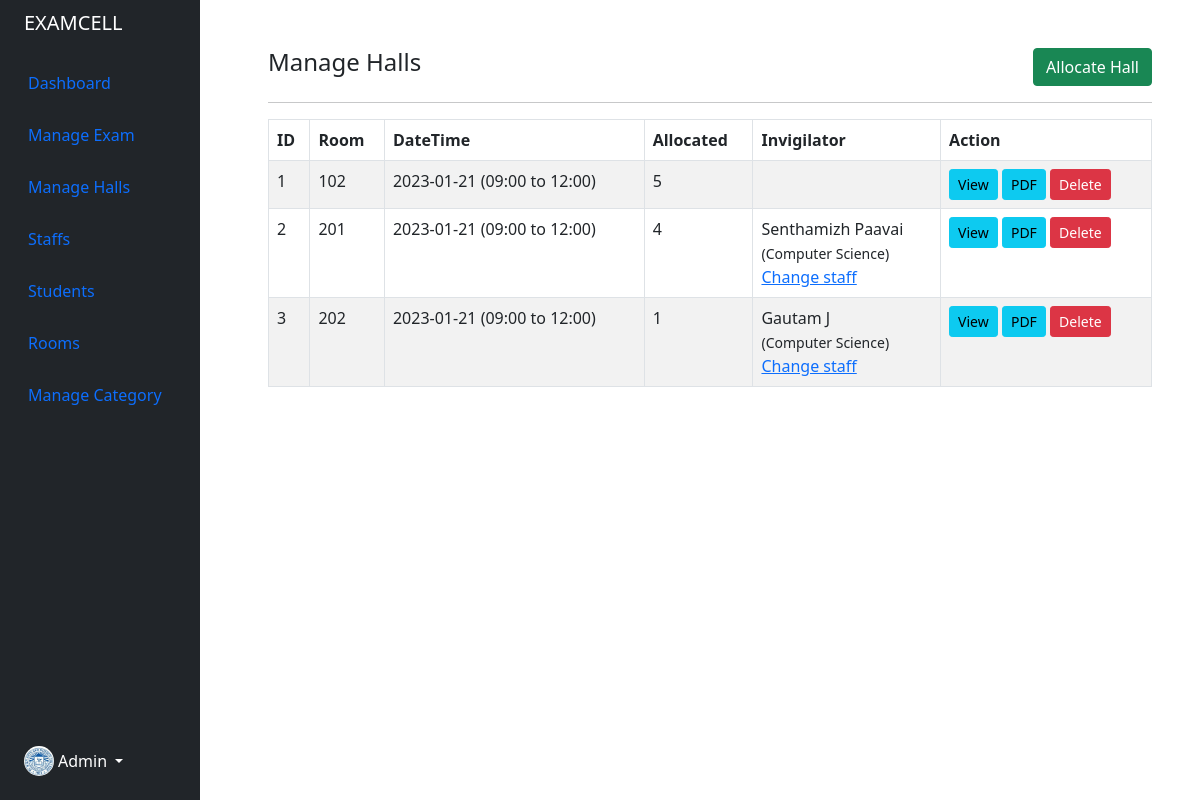
The page /admin/halls.php (signed in) on the database its author committed.
### tables this page shows
CREATE TABLE `tbl_halls`(
  `id` int(11) NOT NULL,
  `date` date NOT NULL,
  `start_time` varchar(64) NOT NULL,
  `end_time` varchar(64) NOT NULL,
  `room` int(11) NOT NULL,
  `exam_details` longtext NOT NULL,
  `allocated` int(11) NOT NULL,
  `remaining` int(11) NOT NULL,
  `staff` int(11) NOT NULL,
  `notify_date` datetime NOT NULL,
  `is_notified` datetime DEFAULT NULL
);

CREATE TABLE `tbl_room` (
  `id` int(11) NOT NULL,
  `dept` int(11) NOT NULL,
  `block` int(11) NOT NULL,
  `room` varchar(100) NOT NULL,
  `capacity` int(11) NOT NULL,
  `row_dim` int(11) NOT NULL,
  `col_dim` int(11) NOT NULL
);

CREATE TABLE `tbl_staff` (
  `id` int(11) NOT NULL,
  `email` varchar(100) NOT NULL,
  `firstname` varchar(50) NOT NULL,
  `lastname` varchar(50) NOT NULL,
  `phonenumber` varchar(30) DEFAULT NULL,
  `password` varchar(250) NOT NULL,
  `profile_image` varchar(191) DEFAULT NULL,
  `staff_department` int(11) NOT NULL DEFAULT 0,
  `admin` int(11) NOT NULL DEFAULT 0,
  `active` int(11) NOT NULL DEFAULT 1,
  `media_path_slug` varchar(191) DEFAULT NULL,
  `created_at` datetime NOT NULL,
  `created_by` int(11) NOT NULL,
  `updated_at` datetime NOT NULL,
  `updated_by` int(11) NOT NULL
);

CREATE TABLE `tbl_department` (
  `id` int(11) NOT NULL,
  `deptname` varchar(100) NOT NULL,
  `deptslug` varchar(100) NOT NULL
);

### admin/halls.php (the view, shortened to what this page needs)
<?php
include '../helpers/basic_helper.php';
if (isset($_SESSION['email']) && isset($_SESSION['id'])) {
    echo site_header();
?>
    <div class="container-fluid">
        <div class="row flex-nowrap">
            <?php echo site_navbar(); ?>
            <div class="after-side-content col py-5 px-5">
                <div class="row">
                    <div class="col-md-8">
                        <h4>Manage Halls</h4>
                    </div>
                    <div class="col-md-4">
                        <a href="hall_create_edit.php" class="btn btn-success rounded float-end">Allocate Hall</a>
                    </div>
                </div>
                <div>
                    <hr>
                    <table class="table table-bordered table-striped">
                        <thead>
                            <tr>
                                <th>ID</th>
                                <th>Room</th>
                                <th>DateTime</th>
                                <th>Allocated</th>
                                <th>Invigilator</th>
                                <th>Action</th>
                            </tr>
                        </thead>
                        <tbody>
                            <?php
                            $query = "SELECT tbl_halls.*, tbl_room.room as roomname FROM tbl_halls INNER JOIN tbl_room ON tbl_room.id=tbl_halls.room ORDER BY tbl_halls.date DESC;";
                            $query_run = mysqli_query($conn, $query);
                            if (mysqli_num_rows($query_run) > 0) {
                                foreach ($query_run as $hall) {
                            ?>
                                    <tr>
                                        <td><?= $hall['id']; ?></td>
                                        <td><?= $hall['roomname']; ?></td>
                                        <td><?= $hall['date'] . ' (' . $hall['start_time'] . ' to ' . $hall['end_time'] . ')'; ?></td>
                                        <td><?= $hall['allocated']; ?></td>
                                        <td><?php
                                            if ($hall['staff'] != NULL && $hall['staff'] != 0) {
                                                $query = "SELECT tbl_staff.firstname, tbl_staff.lastname, tbl_department.deptname FROM tbl_staff INNER JOIN tbl_department ON tbl_department.id=tbl_staff.staff_department WHERE tbl_staff.id=".$hall['staff'];
                                                $query_run = mysqli_query($conn, $query);
                                                if (mysqli_num_rows($query_run) > 0) {
                                                    $row = mysqli_fetch_assoc($query_run);
                                                    echo $row['firstname'] . ' ' . $row['lastname'] . '<br><small>(' . $row['deptname'] . ')</small><br>';
                                                    echo "<a href='#' class='assign_invigilator' data-hall_id='".$hall['id']."'>Change staff</a>";
                                                }
                                            } else {
                                                echo "<a href='#' class='btn btn-primary btn-sm assign_invigilator' data-hall_id='" . $hall['id'] . "'>Assign Staff</a>";
                                            }
                                            ?></td>
                                        <td>
                                            <a href="#" class="btn btn-info btn-sm show_exam_detail" data-hall_id="<?= $hall['id']; ?>">View</a>
                                            <form action="controller.php" method="POST" class="d-inline">
                                                <button type="submit" name="seating_pdf_maker" value="<?= $hall['id']; ?>" class="btn btn-info btn-sm">PDF</button>
                                            </form>
                                            <form action="controller.php" method="POST" class="d-inline">
                                                <button type="submit" name="delete_exam" value="<?= $hall['id']; ?>" class="btn btn-danger btn-sm">Delete</button>
                                            </form>
                                        </td>
                                    </tr>
                            <?php
                                }
                            } else {
                                echo "<h5> No Record Found </h5>";
                            }
                            ?>
                        </tbody>
                    </table>
                </div>
            </div>
        </div>
    </div>
<?php
    echo site_footer();
} else {
    header("Location: index.php");
}

### assets/styles.css (style rules this page uses)
.after-side-content { margin-left: 220px !important; }

### rows shown on the page
tbl_halls: id "1", tbl_room.room "102", date "2023-01-21", start_time "09:00", end_time "12:00", allocated "5"
tbl_halls: id "2", tbl_room.room "201", date "2023-01-21", start_time "09:00", end_time "12:00", allocated "4", tbl_staff.firstname "Senthamizh", tbl_staff.lastname "Paavai", tbl_department.deptname "Computer Science"
tbl_halls: id "3", tbl_room.room "202", date "2023-01-21", start_time "09:00", end_time "12:00", allocated "1", tbl_staff.firstname "Gautam", tbl_staff.lastname "J", tbl_department.deptname "Computer Science"

### other values the page prints
$_SESSION['firstname'] "Admin"
